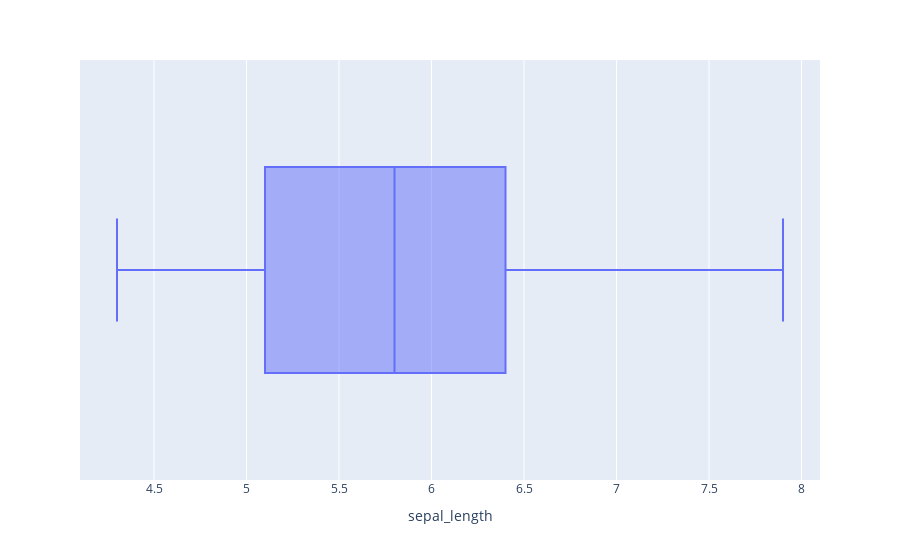

Notebook code for this chart:
### Code cell
fig_1=px.box(df,x='sepal_length')
fig_1.show()

### Figure 1 — Plotly figure (JSON) as saved in the notebook; plotly's stock layout.template omitted (floating-point values rounded to 4 significant figures; data arrays with more than 128 entries replaced by an {"elided": "..."} marker saying what was removed)
{"data": [{"alignmentgroup": "True", "hovertemplate": "sepal_length=%{x}<extra></extra>", "legendgroup": "", "marker": {"color": "#636efa"}, "name": "", "notched": false, "offsetgroup": "", "orientation": "h", "showlegend": false, "type": "box", "x": {"elided": "150 float values"}, "x0": " ", "xaxis": "x", "y0": " ", "yaxis": "y"}], "layout": {"boxmode": "group", "legend": {"tracegroupgap": 0}, "margin": {"t": 60}, "xaxis": {"anchor": "y", "domain": [0, 1], "title": {"text": "sepal_length"}}, "yaxis": {"anchor": "x", "domain": [0, 1]}}}
